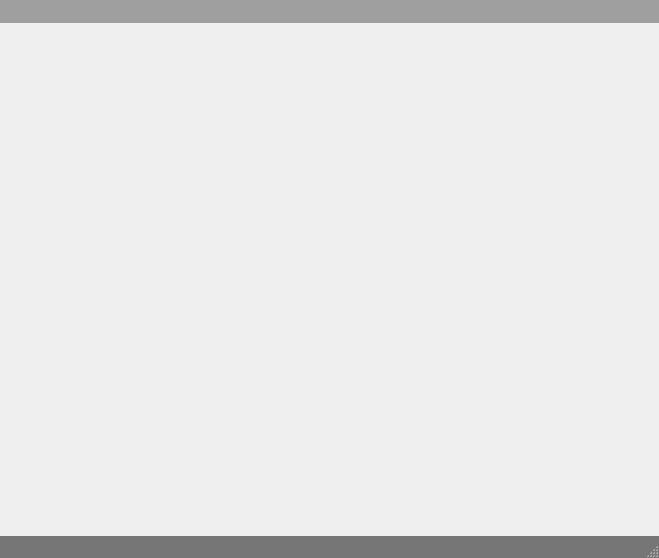
<?xml version="1.0" encoding="UTF-8"?>
<ui version="4.0">
 <class>FramelessWindow</class>
 <widget class="QMainWindow" name="FramelessWindow">
  <property name="geometry">
   <rect>
    <x>0</x>
    <y>0</y>
    <width>659</width>
    <height>558</height>
   </rect>
  </property>
  <property name="mouseTracking">
   <bool>true</bool>
  </property>
  <property name="styleSheet">
   <string notr="true">#FramelessWindow
{
	border-radius:5px 5px 5px 5px;
}</string>
  </property>
  <property name="documentMode">
   <bool>true</bool>
  </property>
  <property name="tabShape">
   <enum>QTabWidget::Rounded</enum>
  </property>
  <property name="dockNestingEnabled">
   <bool>true</bool>
  </property>
  <property name="dockOptions">
   <set>QMainWindow::AllowNestedDocks|QMainWindow::AllowTabbedDocks|QMainWindow::AnimatedDocks</set>
  </property>
  <widget class="QWidget" name="centralwidget">
   <property name="autoFillBackground">
    <bool>true</bool>
   </property>
   <layout class="QVBoxLayout" name="verticalLayout_2">
    <property name="spacing">
     <number>0</number>
    </property>
    <property name="leftMargin">
     <number>0</number>
    </property>
    <property name="topMargin">
     <number>0</number>
    </property>
    <property name="rightMargin">
     <number>0</number>
    </property>
    <property name="bottomMargin">
     <number>0</number>
    </property>
    <item>
     <widget class="QLabel" name="icon">
      <property name="text">
       <string/>
      </property>
      <property name="scaledContents">
       <bool>false</bool>
      </property>
      <property name="alignment">
       <set>Qt::AlignCenter</set>
      </property>
     </widget>
    </item>
   </layout>
  </widget>
  <widget class="QStatusBar" name="statusBar">
   <property name="styleSheet">
    <string notr="true">#statusBar
{
	border: 0px none palette(base);
	background-color:palette(shadow);
}</string>
   </property>
  </widget>
  <widget class="XS::MenuBar" name="menuBar">
   <property name="geometry">
    <rect>
     <x>0</x>
     <y>0</y>
     <width>659</width>
     <height>23</height>
    </rect>
   </property>
   <property name="sizePolicy">
    <sizepolicy hsizetype="MinimumExpanding" vsizetype="Fixed">
     <horstretch>0</horstretch>
     <verstretch>0</verstretch>
    </sizepolicy>
   </property>
   <property name="minimumSize">
    <size>
     <width>0</width>
     <height>23</height>
    </size>
   </property>
   <property name="maximumSize">
    <size>
     <width>16777215</width>
     <height>23</height>
    </size>
   </property>
   <property name="focusPolicy">
    <enum>Qt::StrongFocus</enum>
   </property>
   <property name="styleSheet">
    <string notr="true">#menuBar
{
	border: 0px none palette(base);
	background-color:palette(dark);
}</string>
   </property>
  </widget>
  <action name="actionbbb">
   <property name="text">
    <string>1111</string>
   </property>
  </action>
  <action name="actioneee">
   <property name="text">
    <string>11111</string>
   </property>
  </action>
  <action name="action2222">
   <property name="text">
    <string>2222</string>
   </property>
  </action>
  <action name="action22222">
   <property name="text">
    <string>22222</string>
   </property>
  </action>
  <action name="action22222_2">
   <property name="text">
    <string>22222</string>
   </property>
  </action>
  <action name="action333333">
   <property name="text">
    <string>333333</string>
   </property>
  </action>
  <action name="action111">
   <property name="text">
    <string>111</string>
   </property>
  </action>
  <action name="action222">
   <property name="text">
    <string>222</string>
   </property>
  </action>
  <action name="action111_2">
   <property name="text">
    <string>111</string>
   </property>
  </action>
  <action name="action222_2">
   <property name="text">
    <string>222</string>
   </property>
  </action>
  <action name="action3333">
   <property name="text">
    <string>3333</string>
   </property>
  </action>
  <action name="action111_3">
   <property name="text">
    <string>111</string>
   </property>
  </action>
  <action name="action222_3">
   <property name="text">
    <string>222</string>
   </property>
  </action>
  <action name="action333">
   <property name="text">
    <string>333</string>
   </property>
  </action>
  <action name="action444">
   <property name="text">
    <string>444</string>
   </property>
  </action>
  <action name="action11111">
   <property name="text">
    <string>11111</string>
   </property>
  </action>
  <action name="action11111_2">
   <property name="text">
    <string>11111</string>
   </property>
  </action>
 </widget>
 <layoutdefault spacing="6" margin="11"/>
 <customwidgets>
  <customwidget>
   <class>XS::MenuBar</class>
   <extends>QMenuBar</extends>
   <header>Menubar.h</header>
  </customwidget>
 </customwidgets>
 <resources/>
 <connections/>
</ui>
